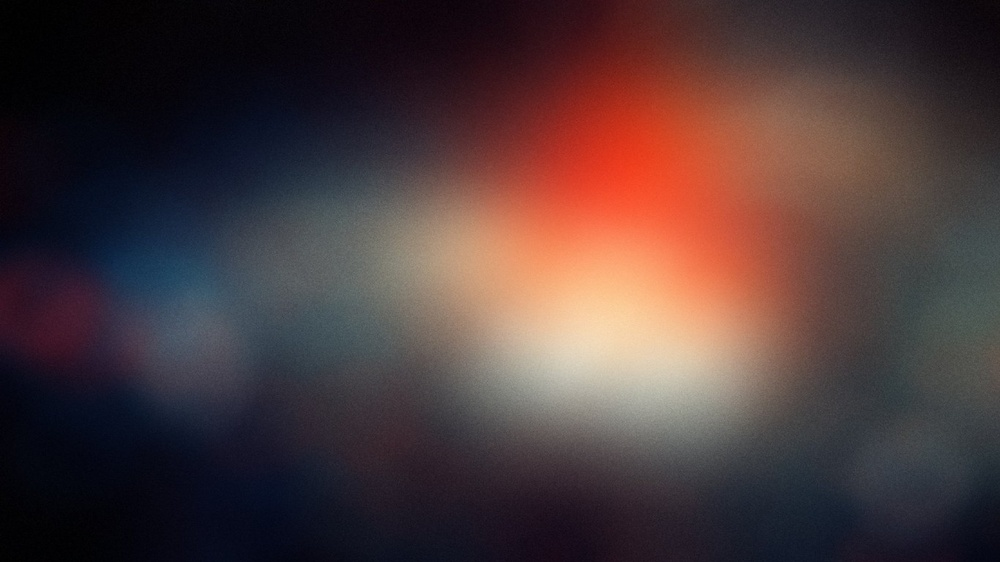
#> input picture Bone-Cancer-Detection-GUI-in-Matlab-using-Image-Processing-Techniques-main/Bone-Cancer-Detection/Wallpapers 1366x768 (1).jpg, 1000 x 562 px, shrunk from 1366 x 768 before the run, given in place of the camera
$ python virtualpainter.py
#> lines starting #> are read from the running program, lines starting #| are printed output that depends on the picture; after the words box and inside, x2 and y2 are one past the last pixel; in counts of white or black regions, pixels touching at a corner belong together
#> further down, img is the input picture: shape (562, 1000, 3); mean B, G, R 57.3, 56.9, 75.6
import cv2
import numpy as np

# HSV color range for detecting the color object (adjust this range for different colors)
lower_bound = np.array([0, 120, 70])
upper_bound = np.array([10, 255, 255])

# Initialize variables
my_points = []  # List to store points for drawing

# Function to detect color and return the coordinates of the detected object
def find_color(img, lower_bound, upper_bound):
    hsv_img = cv2.cvtColor(img, cv2.COLOR_BGR2HSV)  # Convert to HSV color space
#> hsv_img: shape (562, 1000, 3); mean H, S, V 86.8, 104.9, 82.4
    mask = cv2.inRange(hsv_img, lower_bound, upper_bound)  # Create mask for specific color
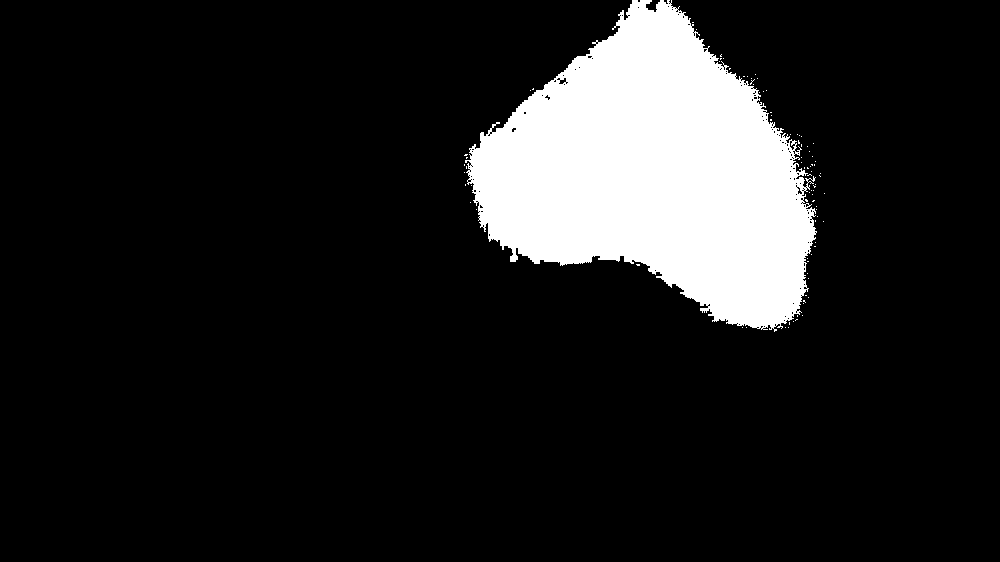
#> mask: shape (562, 1000); 12.5% white; 89 white regions (88 under 20 px)

    # Find contours in the masked image
    contours, _ = cv2.findContours(mask, cv2.RETR_EXTERNAL, cv2.CHAIN_APPROX_SIMPLE)
#> contours = 89 contours, 88 with area under 20; largest, box (x1, y1, x2, y2) and area: (465, 0, 817, 332) 69366
    x, y, w, h = 0, 0, 0, 0

    for contour in contours:
        area = cv2.contourArea(contour)
        if area > 500:  # Filter by area size to remove noise
            x, y, w, h = cv2.boundingRect(contour)
            cv2.rectangle(img, (x, y), (x + w, y + h), (0, 255, 0), 2)  # Draw a rectangle around the object
            return x + w // 2, y
#> this loop made 89 passes
#> (area, x, y, w, h) on pass 89: (69365.5, 465, 0, 352, 332)
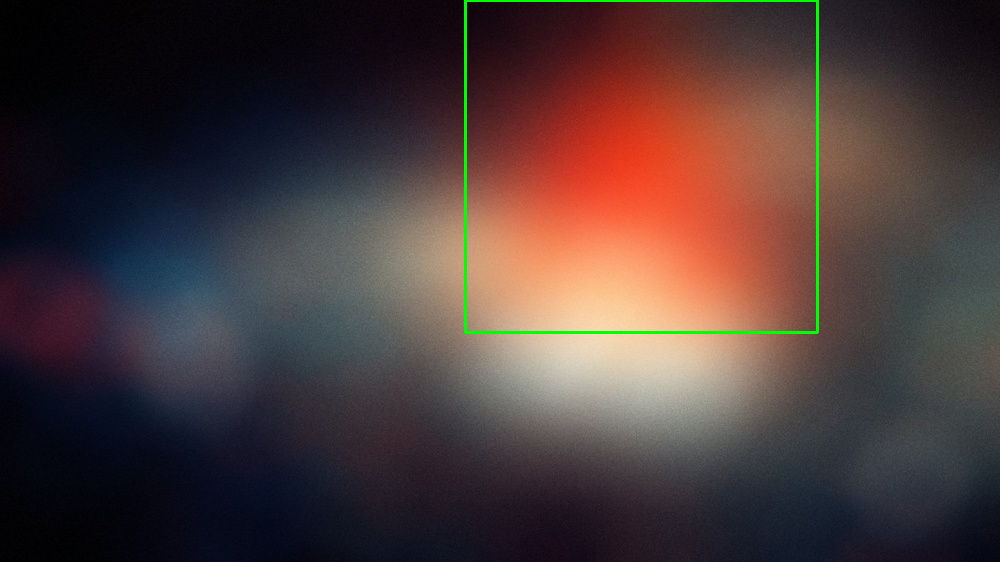
#> img: shape (562, 1000, 3); 0.67% of pixels changed, all inside (x1, y1, x2, y2) = (464, 0, 819, 334)
#> `new_point = find_color(img, lower_bound, upper_bound)`: new_point = (641, 0)

    return None

# Function to draw on canvas based on detected points
def draw_on_canvas(points, img):
    for point in points:
        cv2.circle(img, (point[0], point[1]), 10, (0, 0, 255), cv2.FILLED)  # Draw red circles at each point
#> this loop made 1 pass
#> img: shape (562, 1000, 3); 0.03% of pixels changed, all inside (x1, y1, x2, y2) = (631, 0, 652, 11)

# Capture video from webcam
cap = cv2.VideoCapture(0)

while True:
    success, img = cap.read()  # Read frame from webcam
    if not success:
        break

    # Find the object in the current frame
    new_point = find_color(img, lower_bound, upper_bound)

    # If a new point is detected, add it to the list
    if new_point:
        my_points.append(new_point)

    # Draw on the canvas using the points stored
    draw_on_canvas(my_points, img)

    # Display the frame
    cv2.imshow("Virtual Painter", img)

    # Break the loop on 'q' key press
    if cv2.waitKey(1) & 0xFF == ord('q'):
#> (key q is pressed here)
        break

# Release the webcam and close windows
cap.release()
cv2.destroyAllWindows()
